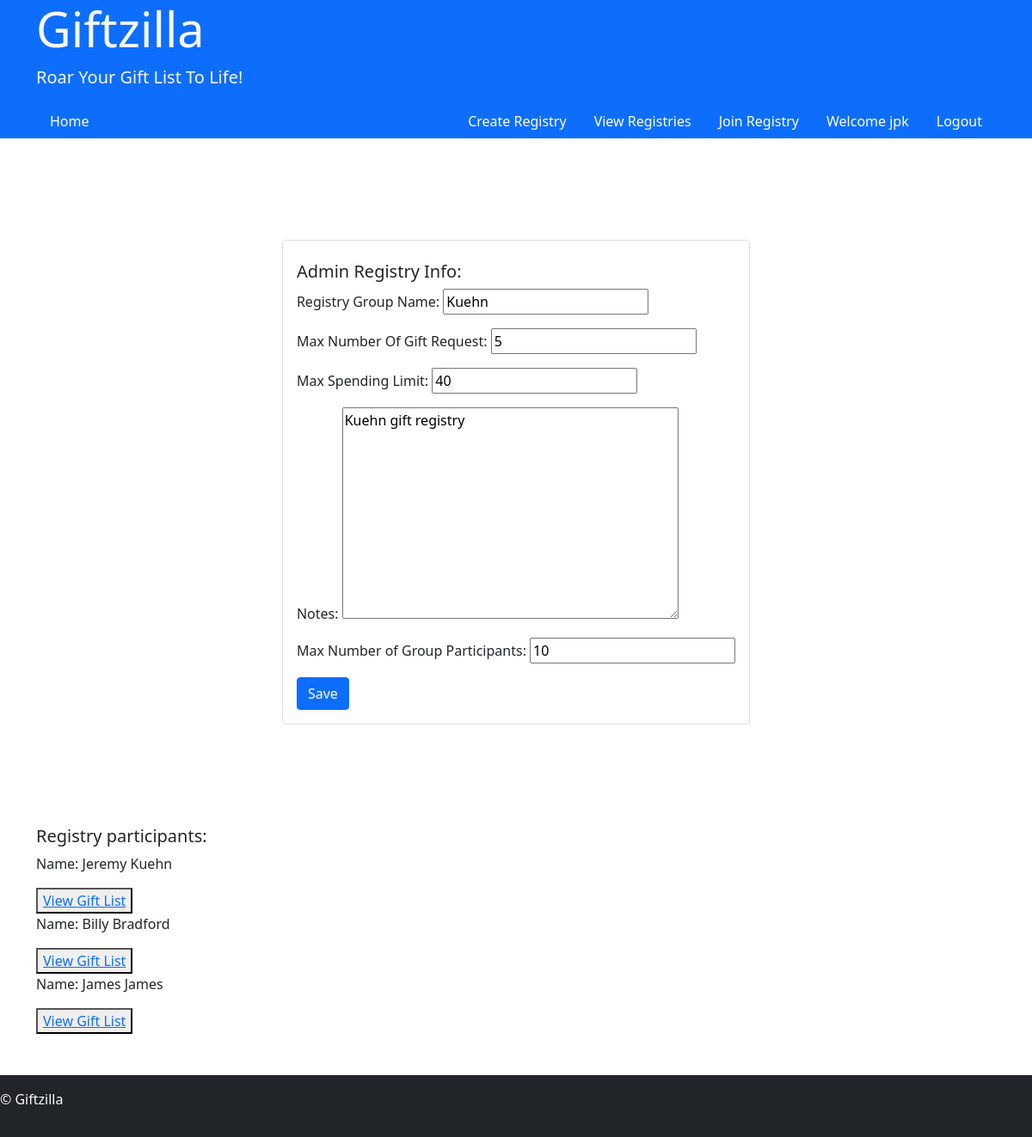
The app's page /user/AJUQB/adminReg (signed in) with its own data.
### register/models.py (models this page shows, shortened)
class User(AbstractUser):
    groups = models.ManyToManyField(
        'auth.Group',
        related_name='web_users',
        blank=True,
        help_text='The groups this user belongs to. A user will get all permissions granted to each of their groups.',
        verbose_name='groups',
    )
    user_permissions = models.ManyToManyField(
        'auth.Permission',
        related_name='web_users',
        blank=True,
        help_text='Specific permissions for this user.',
        verbose_name='user permissions',
    )

### user/models.py (models this page shows, shortened)
class Registry(models.Model):
    regPin = models.CharField(max_length=5)
    admin = models.ForeignKey(User, on_delete=models.CASCADE)
    regName = models.CharField(max_length=25, verbose_name="Registry Group Name:")
    urlNumCap = models.IntegerField(default=5, verbose_name="Max Number Of Gift Request:", blank=True, null=True)
    spendLimit = models.IntegerField(blank=True, null=True, verbose_name="Max Spending Limit:")
    notes = models.TextField(blank=True, null=True, verbose_name="Notes")
    regGroupCap = models.IntegerField(blank=True, null=True, verbose_name="Max Number of Group Participants:")

class giftGroups(models.Model):
    groupPin = models.CharField(max_length=5)
    user = models.ForeignKey(User, on_delete=models.CASCADE)
    registry = models.ForeignKey(Registry, on_delete=models.CASCADE)

### user/views.py (the view)
# urls.py: path("<str:groupPin>/adminReg", views.adminReg, name="adminReg"),
@login_required
def adminReg(request, groupPin):
    reg = Registry.objects.get(regPin=groupPin)
    reginstance = regForm(instance=reg)
    regPart = giftGroups.objects.filter(groupPin=groupPin)
    return render(request, "user/adminreg.html", {
        "reginstance": reginstance,
        "reg": reg,
        "regPart": regPart
    })

### user/forms.py
class regForm(ModelForm):
    class Meta:
        model = Registry
        fields = "__all__"
        exclude = ["regPin", "admin"]

### giftzilla/templates/user/adminreg.html (shortened to what this page needs)
{% extends 'layout.html' %}
{% block body %}
<div class="container d-flex justify-content-center align-items-center min-vh-100">
    <div class="card">
        <div class="card-body">
            <h5 class="card-text">Admin Registry Info:</h5>
            <form method="post">
                {{ reginstance.as_p }}
                <button type="submit" class="btn btn-primary">Save</button>
            </form>
        </div>
    </div>
</div>
<div class="container">
    <h5>Registry participants:</h5>
    {% for part in regPart %}
        <p>Name: {{ part.user.first_name }} {{ part.user.last_name }}</p>
        <button><a href="#">View Gift List</a></button>
    {% endfor %}
</div>
{% endblock %}

### giftzilla/templates/layout.html (shortened to what this page needs)
<!DOCTYPE html>
<html lang="en">
<head>
    <link href="https://cdn.jsdelivr.net/npm/bootstrap@5.0.2/dist/css/bootstrap.min.css" rel="stylesheet">
</head>
<body>
    <header class="bg-primary text-light">
        <div class="container">
            <h1 class="display-4">Giftzilla</h1>
            <p class="lead">Roar Your Gift List To Life!</p>
            <nav class="d-flex justify-content-between align-items-center">
                <ul class="nav">
                    <li class="nav-item"><a class="nav-link" href="{% url 'index:home' %}">Home</a></li>
                </ul>
                <div>
                    {% if user.is_authenticated %}
                        <ul class="nav">
                            <li class="nav-item"><a class="nav-link" href="{% url 'user:createRegistry' %}">Create Registry</a></li>
                            <li class="nav-item"><a class="nav-link" href="{% url 'user:viewReg' userID=user.id %}">View Registries</a></li>
                            <li class="nav-item"><a class="nav-link" href="{% url 'user:regJoin' userID=user.id %}">Join Registry</a></li>
                            <li class="nav-item">
                                <a class="nav-link" href="{% url 'register:profileView' userID=user.id %}">Welcome {{ user.username }}</a>
                            </li>
                            <li class="nav-item">
                                <a class="nav-link" href="{% url 'register:logout' %}">Logout</a>
                            </li>
                        </ul>
                    {% endif %}
                </div>
            </nav>
        </div>
    </header>
   {% block body %}
   {% endblock %}
    <footer class="bg-dark text-light mt-5 py-3">
        <p>&copy; Giftzilla</p>
    </footer>
</body>
</html>

### giftzilla/templates/layout.html (style rules this page uses)
.nav-link { color: white; }

### records on screen
User: username "jpk"
Registry: regName "Kuehn", urlNumCap "5", spendLimit "40", notes "Kuehn gift registry", regGroupCap "10"
giftGroups: user.first_name "Jeremy", user.last_name "Kuehn"
giftGroups: user.first_name "Billy", user.last_name "Bradford"
giftGroups: user.first_name "James", user.last_name "James"
